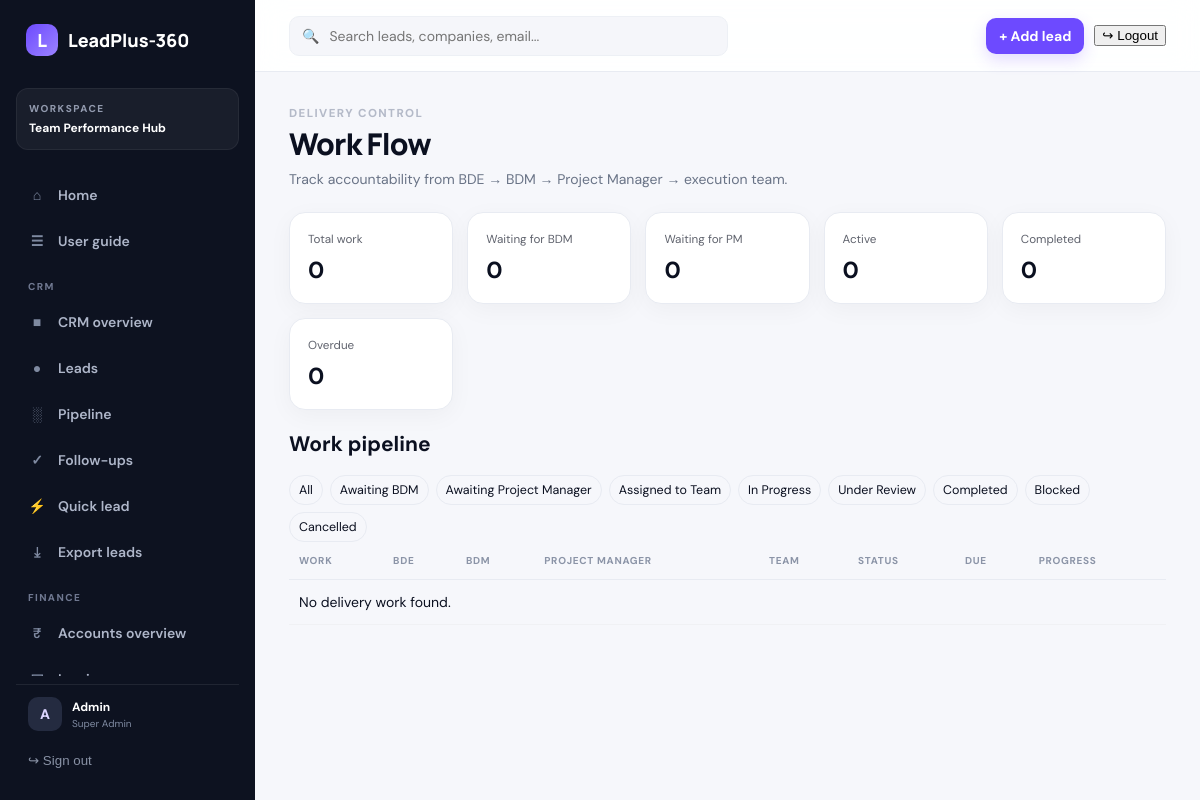
Screenshot of /delivery/ (signed in) with the database file from the repository.
### Control/models.py (models this page shows, shortened)
class OrganizationSettings(models.Model):
    name = models.CharField(max_length=160, default="LeadPlus-360")
    tagline = models.CharField(max_length=200, blank=True)
    logo = models.ImageField(upload_to="organization/", blank=True, null=True)
    primary_color = models.CharField(max_length=7, default="#6d4aff")
    currency = models.CharField(max_length=3, default="INR")
    tax_id = models.CharField(max_length=80, blank=True)
    billing_email = models.EmailField(blank=True)
    phone = models.CharField(max_length=40, blank=True)
    address = models.TextField(blank=True)
    invoice_prefix = models.CharField(max_length=12, default="INV")
    updated_at = models.DateTimeField(auto_now=True)
    class Meta:
        verbose_name = "Organization settings"
        verbose_name_plural = "Organization settings"
    @classmethod
    def get_solo(cls):
        obj, _ = cls.objects.get_or_create(pk=1)
        return obj

class Role(models.Model):
    name = models.SlugField(max_length=40, unique=True, help_text="Internal key, set once.")
    label = models.CharField(max_length=80)
    description = models.TextField(blank=True)
    level = models.PositiveSmallIntegerField(
        default=100, help_text="Seniority for ordering. Lower numbers are more senior."
    )
    is_active = models.BooleanField(default=True)
    is_system = models.BooleanField(default=False, help_text="Built-in role; cannot be deleted.")
    can_use_crm = models.BooleanField("Can use CRM", default=False)
    sees_all_leads = models.BooleanField("Sees every lead", default=False)
    sees_team_leads = models.BooleanField(
        "Sees leads of direct reports", default=False,
        help_text="Also sees leads owned by employees who report to this user.",
    )
    can_manage_team = models.BooleanField(
        "Team manager", default=False, help_text="Team performance views and data entry."
    )
    can_manage_hr = models.BooleanField(
        "HR access", default=False, help_text="Employees, onboarding, attendance admin, KPIs, TV displays."
    )
    can_manage_accounts = models.BooleanField(
        "Accounts access", default=False, help_text="Customers, invoices, payments, expenses and reports."
    )
    is_privileged = models.BooleanField(
        "Privileged", default=False, help_text="Only a Super Admin may assign this role."
    )
    is_super_admin = models.BooleanField(
        "Super Admin", default=False, help_text="Complete rights, including roles and workflows."
    )
    permissions = models.ManyToManyField(
        "auth.Permission",
        blank=True,
        help_text="Additional permissions granted to users with this role.",
    )
    class Meta:
        ordering = ["level", "label"]

### Delivery/views.py (the view)
# urls.py: path("", views.dashboard, name="accounts_dashboard"),
def dashboard(request):
    if not can_access(request.user):
        raise PermissionDenied
    qs = WorkItem.objects.select_related("lead","bde","bdm","project_manager","department","service")
    if not (is_admin(request.user) or role_name(request.user) in {"management","hr","project_manager","bd_manager"}):
        qs = qs.filter(Q(bde=request.user)|Q(bdm=request.user)|Q(project_manager=request.user)|Q(assignments__employee=request.user)).distinct()
    status = request.GET.get("status","")
    if status:
        qs = qs.filter(status=status)
    context = {
        "works": qs[:100],
        "total": qs.count(),
        "pending_bdm": qs.filter(status="awaiting_bdm").count(),
        "pending_pm": qs.filter(status="awaiting_pm").count(),
        "active": qs.filter(status__in=["assigned","in_progress","review","blocked"]).count(),
        "completed": qs.filter(status="completed").count(),
        "overdue": qs.filter(due_date__lt=timezone.localdate()).exclude(status__in=["completed","cancelled"]).count(),
        "statuses": WorkItem.STATUS,
        "role": role_name(request.user),
    }
    return render(request, "Delivery/dashboard.html", context)

### Control/context_processors.py (called while the page is built)
def navigation(request):
    user = request.user
    if not user.is_authenticated:
        return {"organization": OrganizationSettings.get_solo()}
    profile = getattr(user, "profile", None)
    return {
        "nav": {
            "crm": can_use_crm(user),
            "accounts": can_manage_accounts(user),
            "hr": is_hr(user),
            "admin": is_admin(user),
            "manager": can_manage_team(user),
            "staff": user.is_staff,
            "role_label": (profile.role.label if profile and profile.role_id else ("Administrator" if user.is_superuser else "Team member")),
            "employee": getattr(user, "employee", None),
        }, "organization": OrganizationSettings.get_solo(),
    }

### Control/permissions.py (called while the page is built)
def role_of(user):
    if not getattr(user, "is_authenticated", False):
        return None
    profile = getattr(user, "profile", None)
    return profile.role if profile and profile.role_id and profile.role.is_active else None

def role_name(user):
    role = role_of(user)
    return role.name if role else ""

def has_flag(user, flag):
    if not getattr(user, "is_authenticated", False):
        return False
    if user.is_superuser:
        return True
    role = role_of(user)
    return bool(role and getattr(role, flag))

def is_admin(user):
    return has_flag(user, "is_super_admin")

def is_hr(user):
    return has_flag(user, "can_manage_hr")

def can_use_crm(user):
    return has_flag(user, "can_use_crm")

def can_manage_team(user):
    return has_flag(user, "can_manage_team")

def can_manage_accounts(user):
    return has_flag(user, "can_manage_accounts")

### Delivery/views.py (called while the page is built)
def can_access(user):
    return getattr(user, "is_superuser", False) or bool(getattr(user, "profile", None))

### Delivery/templates/Delivery/dashboard.html (shortened to what this page needs)
{% extends "leadplus_base.html" %}
{% block content %}
<div class="page-head"><div><span class="eyebrow">DELIVERY CONTROL</span><h1>Work Flow</h1><p>Track accountability from BDE → BDM → Project Manager → execution team.</p></div></div>
<div class="kpi-grid">
  <div class="stat-card"><small>Total work</small><strong>{{ total }}</strong></div>
  <div class="stat-card"><small>Waiting for BDM</small><strong>{{ pending_bdm }}</strong></div>
  <div class="stat-card"><small>Waiting for PM</small><strong>{{ pending_pm }}</strong></div>
  <div class="stat-card"><small>Active</small><strong>{{ active }}</strong></div>
  <div class="stat-card"><small>Completed</small><strong>{{ completed }}</strong></div>
  <div class="stat-card"><small>Overdue</small><strong>{{ overdue }}</strong></div>
</div>
<div class="panel">
  <div class="panel-head"><h2>Work pipeline</h2><div class="filter-row">
    <a href="{% url 'delivery_dashboard' %}">All</a>
    {% for key,label in statuses %}<a href="?status={{ key }}">{{ label }}</a>{% endfor %}
  </div></div>
  <div class="table-wrap"><table><thead><tr><th>Work</th><th>BDE</th><th>BDM</th><th>Project Manager</th><th>Team</th><th>Status</th><th>Due</th><th>Progress</th></tr></thead><tbody>
   {% for w in works %}
   <tr><td><a href="{% url 'delivery_detail' w.pk %}"><b>{{ w.title }}</b></a><small>{{ w.service|default:"" }}</small></td>
   <td>{% if w.bde %}{{ w.bde.get_full_name|default:w.bde.username }}{% else %}—{% endif %}</td>
   <td>{% if w.bdm %}{{ w.bdm.get_full_name|default:w.bdm.username }}{% else %}Not assigned{% endif %}</td>
   <td>{% if w.project_manager %}{{ w.project_manager.get_full_name|default:w.project_manager.username }}{% else %}Not assigned{% endif %}</td>
   <td>{{ w.department|default:"—" }}</td>
  <td><span class="status-pill">{{ w.get_status_display }}</span></td>
  <td class="{% if w.is_overdue %}danger{% endif %}">{{ w.due_date|default:"—" }}</td>
  <td>{{ w.progress }}%</td></tr>
  {% empty %}<tr><td colspan="8">No delivery work found.</td></tr>{% endfor %}
  </tbody></table></div>
</div>
{% endblock %}

### templates/leadplus_base.html (shortened to what this page needs)
{% load static %}
<!doctype html><html lang="en"><head>
<link rel="stylesheet" href="{% static 'leadplus/app.css' %}">
<link rel="stylesheet" href="{% static 'leadplus/modules.css' %}?v=2">
<link rel="stylesheet" href="{% static 'leadplus/accounts.css' %}">
</head><body>
{% with url=request.resolver_match.url_name %}
<div class="app-shell">
<aside class="sidebar" id="sidebar">
  <a class="brand" href="{% url 'home' %}">{% if organization.logo %}<img class="brand-logo" src="{{ organization.logo.url }}" alt="{{ organization.name }}">{% else %}<span class="brand-mark">{{ organization.name|first|upper }}</span>{% endif %}<span>{{ organization.name }}</span></a>
  <div class="workspace"><small>WORKSPACE</small><strong>Team Performance Hub</strong></div>
<nav>
    <a class="{% if url == 'home' %}active{% endif %}" href="{% url 'home' %}"><i>⌂</i> Home</a>
    <a class="{% if url == 'guide' %}active{% endif %}" href="{% url 'guide' %}"><i>☰</i> User guide</a>
    {% if nav.crm %}
    <div class="nav-label">CRM</div>
    <a class="{% if url == 'leadplus_dashboard' %}active{% endif %}" href="{% url 'leadplus_dashboard' %}"><i>■</i> CRM overview</a>
    <a class="{% if url == 'leads' or url == 'lead_detail' or url == 'lead_edit' or url == 'lead_create' %}active{% endif %}" href="{% url 'leads' %}"><i>●</i> Leads</a>
    <a class="{% if url == 'pipeline' %}active{% endif %}" href="{% url 'pipeline' %}"><i>░</i> Pipeline</a>
    <a class="{% if url == 'tasks' or url == 'add_task' %}active{% endif %}" href="{% url 'tasks' %}"><i>✓</i> Follow-ups</a>
    <a class="{% if url == 'quick_lead' %}active{% endif %}" href="{% url 'quick_lead' %}"><i>⚡</i> Quick lead</a>
    <a class="{% if url == 'export_leads' %}active{% endif %}" href="{% url 'export_leads' %}"><i>⤓</i> Export leads</a>
    {% endif %}
    {% if nav.accounts %}
    <div class="nav-label">Finance</div>
    <a class="{% if url == 'accounts_dashboard' %}active{% endif %}" href="{% url 'accounts_dashboard' %}"><i>₹</i> Accounts overview</a>
    <a class="{% if url == 'account_invoices' or url == 'account_invoice_create' or url == 'account_invoice_detail' %}active{% endif %}" href="{% url 'account_invoices' %}"><i>▣</i> Invoices</a>
    {% endif %}
  </nav>
  <div class="sidebar-bottom">
    <a class="user-mini" href="{% url 'profile' %}"><span class="avatar">{{ request.user.username|first|upper }}</span><div><b>{{ request.user.get_full_name|default:request.user.username }}</b><small>{{ nav.role_label|default:"Team member" }}</small></div></a>
    <form action="{% url 'logout' %}" method="post">{% csrf_token %}<button type="submit" class="logout">↪ Sign out</button></form>
  </div>
</aside>
<main class="main">
<header class="topbar"><button class="mobile-menu" onclick="document.getElementById('sidebar').classList.toggle('open')">☰</button>
 {% if nav.crm %}<div class="top-search">🔍 <input id="globalSearch" placeholder="Search leads, companies, email..." autocomplete="off"></div>{% else %}<div class="top-search"></div>{% endif %}
 <div class="top-actions">{% if nav.crm %}<a class="primary-btn small" href="{% url 'lead_create' %}">+ Add lead</a>{% endif %}<form action="{% url 'logout' %}" method="post" class="top-logout-form">{% csrf_token %}<button type="submit" class="top-logout">↪ Logout</button></form></div>
</header>
<div class="content">
{% block content %}{% endblock %}
</div>
</main></div>
{% endwith %}
</body></html>

### LeadManager/static/leadplus/app.css (style rules this page uses)
:root { --ink:#0b1020;--muted:#697386;--line:#e8ebf2;--bg:#f6f7fb;--card:#fff;--brand:#6d4aff;--brand2:#8b5cf6;--green:#159570;--orange:#d9822b;--red:#d94a62;--blue:#3974db;--shadow:0 10px 30px rgba(19,27,54,.06);--radius:16px }
* { box-sizing:border-box }
body { margin:0;background:var(--bg);color:var(--ink);font-family:"DM Sans",sans-serif;font-size:14px }
a { color:inherit;text-decoration:none }
.app-shell { display:flex;min-height:100vh }
.sidebar { width:255px;background:#0d1220;color:#c8cede;padding:22px 16px;display:flex;flex-direction:column;position:fixed;inset:0 auto 0 0;z-index:20 }
.brand { display:flex;align-items:center;gap:10px;color:#fff;font:800 18px Manrope;margin:2px 10px 32px }
.brand-mark { width:32px;height:32px;border-radius:10px;background:linear-gradient(135deg,#6d4aff,#9b83ff);display:grid;place-items:center;color:#fff }
.workspace { padding:13px 12px;background:rgba(255,255,255,.05);border:1px solid rgba(255,255,255,.06);border-radius:12px;margin-bottom:24px }
.workspace small,.eyebrow { display:block;font-size:10px;font-weight:800;letter-spacing:1.5px;color:#929aae }
.workspace strong { display:block;margin-top:5px;color:#fff;font-size:12px }
nav { display:grid;gap:4px }
nav a { padding:12px 12px;border-radius:10px;display:flex;gap:12px;align-items:center;color:#aeb6c9;font-weight:600 }
nav a i { width:18px;text-align:center;font-style:normal;color:#7f8aa1 }
.sidebar-bottom { margin-top:auto }
.user-mini { display:flex;align-items:center;gap:10px;padding:12px;border-top:1px solid rgba(255,255,255,.08) }
.user-mini b,.user-mini small { display:block }
.user-mini b { color:#fff;font-size:12px }
.user-mini small { font-size:10px;color:#7f8aa1;margin-top:2px }
.avatar { display:grid;place-items:center;width:34px;height:34px;border-radius:10px;background:#242b40;color:#dcd5ff;font-weight:800 }
.logout { width:100%;border:0;background:none;color:#8992a5;text-align:left;padding:10px 12px;cursor:pointer }
.main { margin-left:255px;min-width:0;flex:1 }
.topbar { height:72px;background:rgba(255,255,255,.9);border-bottom:1px solid var(--line);display:flex;align-items:center;justify-content:space-between;padding:0 34px;position:sticky;top:0;z-index:10;backdrop-filter:blur(14px) }
.top-search { width:min(450px,50%);display:flex;align-items:center;gap:8px;color:#8b94a7;background:#f5f6fa;border:1px solid #edf0f5;border-radius:10px;padding:9px 12px }
.top-search input { border:0;outline:0;background:transparent;width:100%;font:inherit }
.top-actions,.head-actions { display:flex;gap:10px;align-items:center }
.content { padding:34px;max-width:1600px;margin:auto }
.page-head { display:flex;align-items:flex-end;justify-content:space-between;gap:20px;margin-bottom:26px }
.page-head h1 { font:800 30px Manrope;margin:5px 0 4px;letter-spacing:-.8px }
.page-head p { margin:0;color:var(--muted) }
.primary-btn,.ghost-btn,.icon-btn { border:0;border-radius:10px;padding:11px 16px;font-weight:700;cursor:pointer;display:inline-flex;align-items:center;justify-content:center;gap:7px }
.primary-btn { background:var(--brand);color:#fff;box-shadow:0 6px 16px rgba(109,74,255,.2) }
.primary-btn.small { padding:9px 13px }
.table-wrap { overflow:auto }
table { width:100%;border-collapse:collapse }
th { font-size:10px;letter-spacing:.7px;text-transform:uppercase;color:#8b94a7;text-align:left;padding:12px 10px;border-bottom:1px solid var(--line);white-space:nowrap }
td { padding:13px 10px;border-bottom:1px solid #f0f1f4;vertical-align:middle;white-space:nowrap }
.sidebar { height:100vh;max-height:100vh;overflow:hidden; }
.sidebar nav { flex:1;min-height:0;overflow-y:auto;overflow-x:hidden;padding-right:4px;scrollbar-width:thin;scrollbar-color:#3a435a transparent; }
.sidebar-bottom { flex:0 0 auto;padding-top:8px;background:#0d1220; }

### rows the page displays
OrganizationSettings: name|first "L", name "LeadPlus-360"
Role: role_label "Super Admin"

### other values shown
{{ request.user.username|first|upper }} "A"
{{ request.user.get_full_name|default:request.user.username }} "Admin"
{{ total }} "0"
{{ pending_bdm }} "0"
{{ pending_pm }} "0"
{{ active }} "0"
{{ completed }} "0"
{{ overdue }} "0"
{{ label }} "Awaiting BDM" "Awaiting Project Manager" "Assigned to Team" "In Progress" "Under Review" "Completed" "Blocked" "Cancelled"
